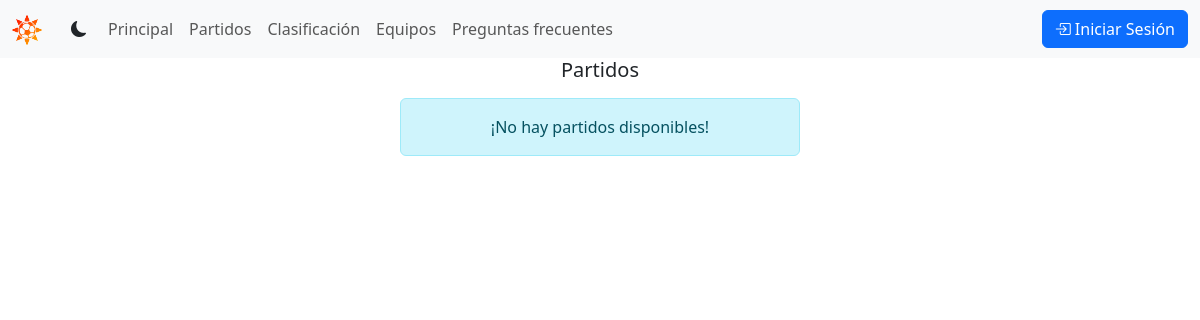
The page /games/ on the database as committed earlier.
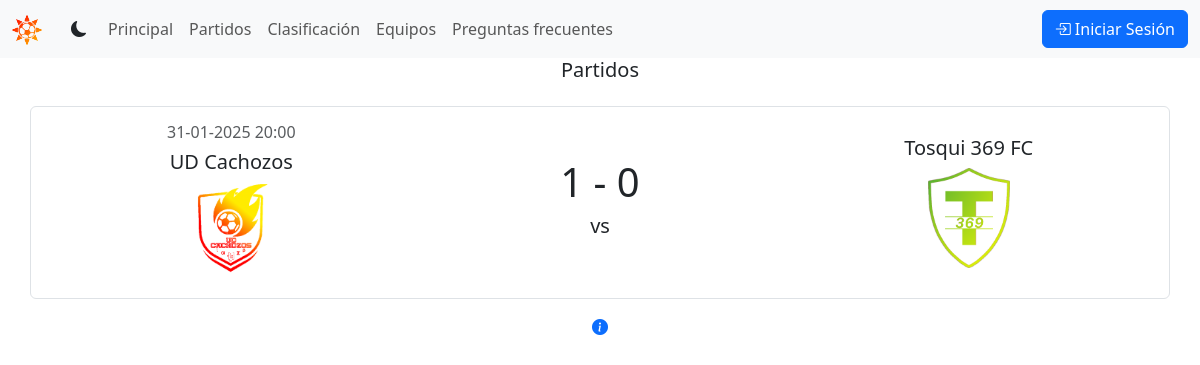
The same page on the database as committed later.
### games/models.py (models this page shows, shortened)
class Game(models.Model):
    local = models.ForeignKey(
        'tournament.Team', related_name='local_games', on_delete=models.CASCADE
    )
    away = models.ForeignKey('tournament.Team', related_name='away_games', on_delete=models.CASCADE)
    local_goals = models.SmallIntegerField(default=0)
    away_goals = models.SmallIntegerField(default=0)
    date = models.DateField(blank=True, null=True)
    time = models.TimeField(blank=True, null=True)
    pointed = models.BooleanField(default=False)
    class Meta:
        ordering = ['-date']

### tournament/models.py (models this page shows)
class Team(models.Model):
    name = models.CharField(max_length=100, unique=True)
    club_code = models.CharField(max_length=3, unique=True, default='UFC')
    shield = models.ImageField(upload_to='shields', default='shields/default.png')
    info = models.TextField(max_length=1000, blank=True)
    class Meta:
        ordering = ['name']
    def __str__(self) -> str:
        return self.name

### games/views.py (the view)
# urls.py: path('', views.games, name='games'),
def games(request):
    games = Game.objects.all()
    teams = Team.objects.all()
    return render(request, 'games/games.html', {'games': games, 'teams': teams})

### games/templates/games/games.html (shortened to what this page needs)
{% extends "base.html" %}
{% block content %}
  <h2 class="lead text-center">Partidos</h2>
        {% for game in games %}
          {% include "game.html" %}
              <div class="text-center mt-3">
                <a href="{% url 'games:game-info' game.id %}" class="text-decoration-none mx-2"> <i class="bi bi-info-circle-fill"></i></a>
              </div>
        {% empty %}
          <div class="d-flex justify-content-center mt-3">
            <div class="alert alert-info text-center col-12 col-md-6 col-lg-4" role="alert">
              ¡No hay partidos disponibles!
            </div>
          </div>
        {% endfor %}
{% endblock  %}

### shared/templates/base.html (shortened to what this page needs)
{% load static %}
<!DOCTYPE html>
<html lang="en">
<head>
  <link rel="stylesheet" href="{% static 'css/index.css' %}">
  <link href="https://cdn.jsdelivr.net/npm/bootstrap@5.3.3/dist/css/bootstrap.min.css" rel="stylesheet">
  <link rel="stylesheet" href="https://cdn.jsdelivr.net/npm/bootstrap-icons@1.11.3/font/bootstrap-icons.min.css">
</head>
<body data-bs-theme="light">
  {% include "nav.html" %}
  {% block content %}
  {% endblock  %}
</body>
</html>

### shared/templates/nav.html (shortened to what this page needs)
{% load static %}
<head>
  <link rel="stylesheet" href="https://cdn.jsdelivr.net/npm/bootstrap-icons@1.11.3/font/bootstrap-icons.min.css">
</head>
<body>
  <nav class="navbar navbar-expand-lg bg-body-tertiary">
    <div class="container-fluid">
      <a class="navbar-brand" href="{% url 'tournament:main' %}">
        <img src={% static 'img/brand.png' %} alt="RSL" width="30" height="30">
      </a>
      <button onclick="changeTheme()" class="btn rounded-fill"><i id="d1-icon" class="bi bi-moon-fill"></i></button>
      <div class="collapse navbar-collapse" id="navbarNav">
        <ul class="navbar-nav">
          <li class="nav-item">
            <a class="nav-link" href="{% url 'tournament:main' %}">Principal</a>
          </li>
          <li class="nav-item">
            <a class="nav-link" href="{% url 'games:games' %}">Partidos</a>
          </li>
          <li class="nav-item">
            <a class="nav-link" href="{% url 'tournament:clasification' %}">Clasificación</a>
          </li>
          <li class="nav-item">
            <a class="nav-link" href="{% url 'tournament:teams' %}">Equipos</a>
          </li>
          <li class="nav-item">
            <a class="nav-link" href="{% url 'tournament:info' %}">Preguntas frecuentes</a>
          </li>
        </ul>
        {% if user.is_authenticated %}
        <a class="btn btn-danger ms-auto" href="{% url 'logout' %}" role="button">
          <i class="bi bi-box-arrow-in-right"></i> Cerrar Sesión
        </a>
        {% else %}
          <a class="btn btn-primary ms-auto" href="{% url 'login' %}" role="button">
            <i class="bi bi-box-arrow-in-right"></i> Iniciar Sesión
          </a>
        {% endif %}
      </div>
    </div>
  </nav>
</body>

### shared/templates/game.html
<div class="container mt-4">
  <div class="row align-items-center border rounded p-3 mb-3">
    <div class="col text-center">
      <h6 class="text-muted text-center">
        {% if game.pointed %}
          <span class="font-weight-bold h5" data-toggle="collapse" data-target="#fecha{{ game.id }}" aria-expanded="false" aria-controls="fecha{{ game.id }}">
            Finalizado
          </span>
          <div class="collapse" id="fecha{{ game.id }}">
            <div class="mt-2">{{ game.date|date:"d-m-Y" }}  {{ game.time|time:"H:i" }}</div>
          </div>
        {% else %}
          {{ game.date|date:"d-m-Y" }}  {{ game.time|time:"H:i" }}
        {% endif %}
      </h6>
      <h5>{{ game.local }}</h5>
      <div class="d-flex justify-content-center align-items-center" style="height: 100px;">
        <img src="{{ game.local.shield.url }}" alt="{{ game.local }}" class="img-fluid" style="max-height: 100%; max-width: 100%; object-fit: contain;">
      </div>
    </div>
    <div class="col text-center">
      <h4 style="font-size: 2.5rem;">{{ game.local_goals }} - {{ game.away_goals }}</h4>
      <h5>vs</h5>
    </div>
    <div class="col text-center">
      <h5>{{ game.away }}</h5>
      <div class="d-flex justify-content-center align-items-center" style="height: 100px;">
        <img src="{{ game.away.shield.url }}" alt="{{ game.away }}" class="img-fluid" style="max-height: 100%; max-width: 100%; object-fit: contain;">
      </div>
    </div>
  </div>
</div>

Rows that differ between the two databases and show on the page:
added Game: date "31-01-2025", time "20:00", local "UD Cachozos", local.shield (picture), local_goals "1", away_goals "0", away "Tosqui 369 FC", away.shield (picture)
Other text that changed with them:
text no longer shown: "¡No hay partidos disponibles!"
